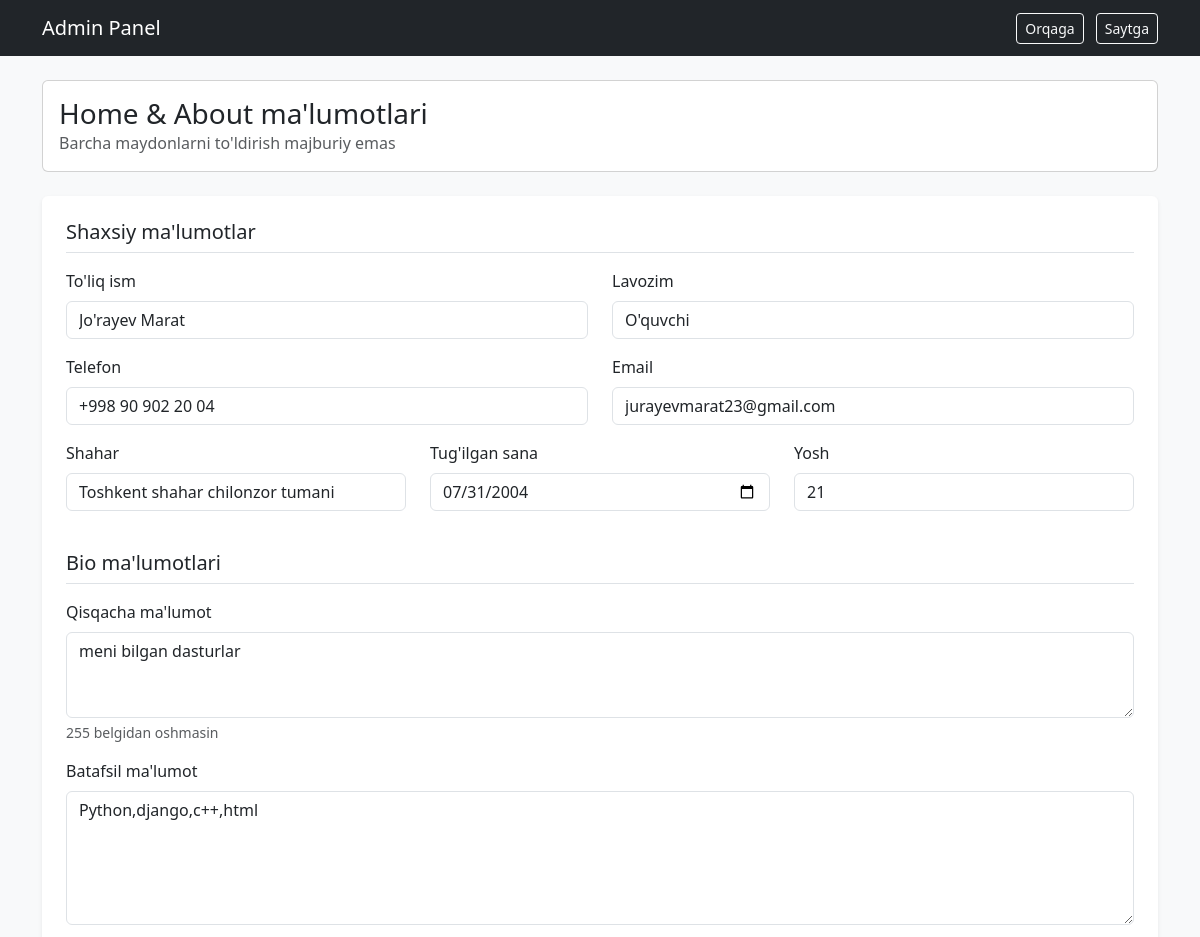
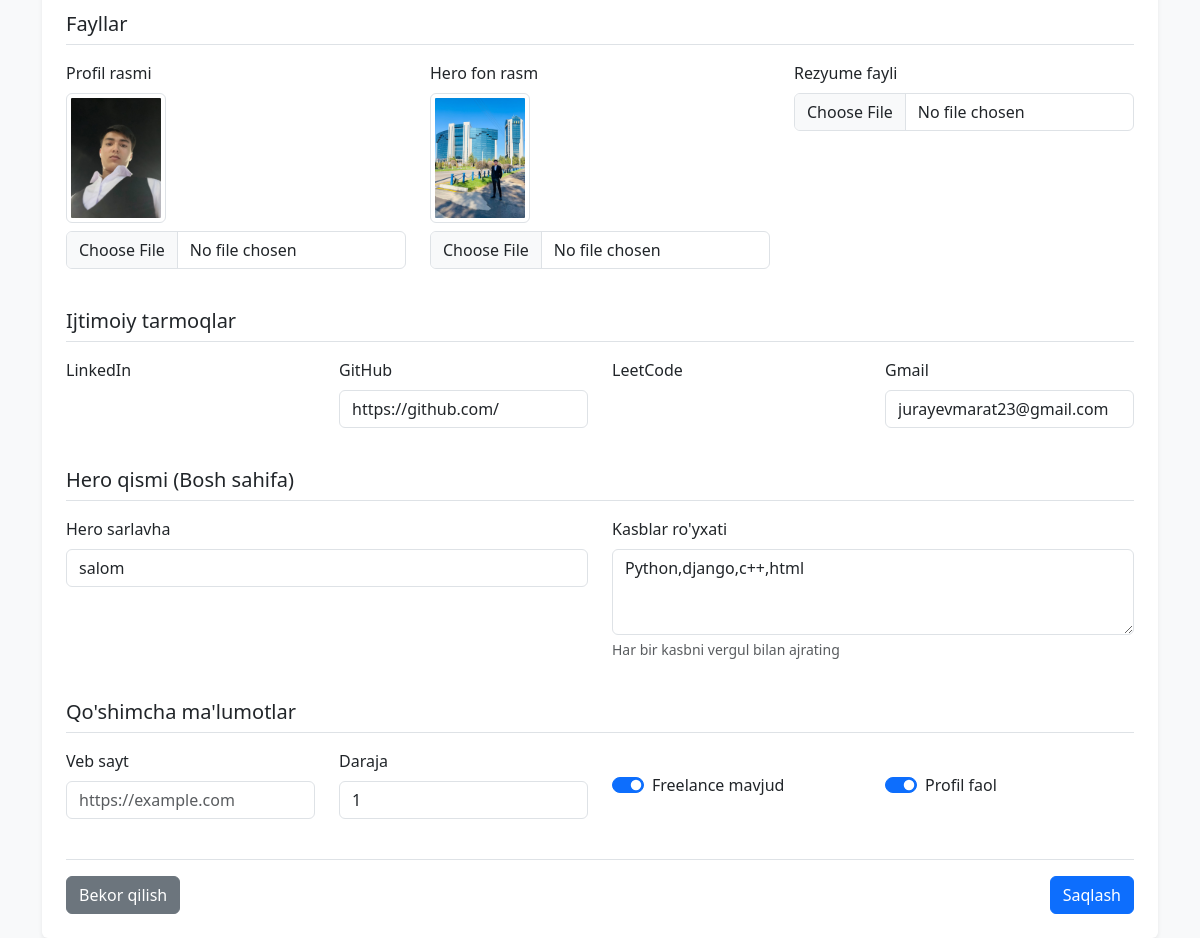
Page /admin-panel/edit-home-about/ (signed in) on the committed database (2 pictures, top to bottom).
### configapp/models.py (models this page shows, shortened)
class Profile(models.Model):
    full_name = models.CharField(max_length=200, verbose_name="To'liq ism")
    title = models.CharField(max_length=200, verbose_name="Lavozim")
    short_bio = models.CharField(max_length=255, blank=True, null=True, verbose_name="Qisqacha ma'lumot")
    detailed_bio = models.TextField(verbose_name="Batafsil ma'lumot")
    profile_image = models.ImageField(upload_to='profile_images/', blank=True, null=True, verbose_name="Profil rasmi")
    birth_date = models.DateField(blank=True, null=True, verbose_name="Tug'ilgan sana")
    website = models.URLField(max_length=200, blank=True, verbose_name="Veb sayt")
    phone = models.CharField(max_length=20, verbose_name="Telefon")
    city = models.CharField(max_length=100, verbose_name="Shahar")
    email = models.EmailField(blank=True, null=True, verbose_name="Email")
    degree = models.CharField(max_length=100, blank=True, null=True, verbose_name="Daraja")
    age = models.IntegerField(blank=True, null=True, verbose_name="Yosh")
    freelance_available = models.BooleanField(default=True, verbose_name="Freelance mavjud")
    resume_file = models.FileField(upload_to='resumes/', blank=True, null=True, verbose_name="CV fayli")
    telegram = models.URLField(blank=True, verbose_name="Telegram Link")
    instagram = models.URLField(blank=True, verbose_name="Instagram Link")
    github = models.URLField(blank=True, verbose_name="GitHub Link")
    gmail = models.EmailField(blank=True, verbose_name="Gmail")
    linkedin = models.URLField(blank=True, null=True)
    leetcode = models.URLField(blank=True, null=True)
    hero_background = models.ImageField(upload_to='hero/', blank=True, null=True, verbose_name="Hero fon rasm")
    hero_title = models.CharField(max_length=100, blank=True, verbose_name="Hero sarlavha")
    hero_subtitles = models.TextField(
        help_text="Herotda ko'rinadigan kasblar. Har birini vergul bilan ajrating",
        verbose_name="Hero kasblar"
    )
    is_active = models.BooleanField(default=True, verbose_name="Faol")
    created_at = models.DateTimeField(auto_now_add=True, verbose_name="Yaratilgan sana")
    updated_at = models.DateTimeField(auto_now=True, verbose_name="Yangilangan sana")
    class Meta:
        verbose_name = "Profil"
        verbose_name_plural = "Profil"

### configapp/views.py (the view, shortened to what this page needs)
# urls.py: path('admin-panel/edit-home-about/', views.edit_home_about, name='edit_home_about'),
@login_required
def edit_home_about(request):
    profile = Profile.objects.first()
    if request.method == 'POST':
        form = HomeAboutForm(request.POST, request.FILES, instance=profile)
        if form.is_valid():
            form.save()
            messages.success(request, "✅ Profil ma'lumotlari saqlandi!")
            return redirect('edit_home_about')
    else:
        form = HomeAboutForm(instance=profile)
    return render(request, 'edit_home_about.html', {'form': form, 'profile': profile})

### templates/edit_home_about.html (shortened to what this page needs)
{% load static %}
<!DOCTYPE html>
<html lang="en">
<head>
    <link href="{% static 'assets/vendor/bootstrap/css/bootstrap.min.css' %}" rel="stylesheet">
</head>
<body class="bg-light">
    <nav class="navbar bg-dark navbar-dark">
        <div class="container">
            <span class="navbar-brand">Admin Panel</span>
            <div>
                <a href="{% url 'admin_panel' %}" class="btn btn-sm btn-outline-light">Orqaga</a>
                <a href="{% url 'home' %}" class="btn btn-sm btn-outline-light ms-2">Saytga</a>
            </div>
        </div>
    </nav>
    <div class="container mt-4">
        <div class="card mb-4">
            <div class="card-body">
                <h3 class="mb-0"> Home & About ma'lumotlari</h3>
                <p class="text-muted mb-0">Barcha maydonlarni to'ldirish majburiy emas</p>
            </div>
        </div>
        <form method="POST" enctype="multipart/form-data" class="bg-white p-4 rounded shadow-sm">
            <h5 class="border-bottom pb-2 mb-3">Shaxsiy ma'lumotlar</h5>
            <div class="row">
                <div class="col-md-6 mb-3">
                    <label class="form-label">To'liq ism</label>
                    {{ form.full_name }}
                </div>
                <div class="col-md-6 mb-3">
                    <label class="form-label">Lavozim</label>
                    {{ form.title }}
                </div>
                <div class="col-md-6 mb-3">
                    <label class="form-label">Telefon</label>
                    {{ form.phone }}
                </div>
                <div class="col-md-6 mb-3">
                    <label class="form-label">Email</label>
                    {{ form.email }}
                </div>
                <div class="col-md-4 mb-3">
                    <label class="form-label">Shahar</label>
                    {{ form.city }}
                </div>
                <div class="col-md-4 mb-3">
                    <label class="form-label">Tug'ilgan sana</label>
                    {{ form.birth_date }}
                </div>
                <div class="col-md-4 mb-3">
                    <label class="form-label">Yosh</label>
                    {{ form.age }}
                </div>
            </div>
            <h5 class="border-bottom pb-2 mb-3 mt-4">Bio ma'lumotlari</h5>
            <div class="mb-3">
                <label class="form-label">Qisqacha ma'lumot</label>
                {{ form.short_bio }}
                <div class="form-text">255 belgidan oshmasin</div>
            </div>
            <div class="mb-3">
                <label class="form-label">Batafsil ma'lumot</label>
                {{ form.detailed_bio }}
            </div>
            <h5 class="border-bottom pb-2 mb-3 mt-4">Fayllar</h5>
            <div class="row">
                <div class="col-md-4 mb-3">
                    <label class="form-label">Profil rasmi</label>
                    {% if profile.profile_image %}
                        <div class="mb-2">
                            <img src="{{ profile.profile_image.url }}" class="img-thumbnail" width="100">
                        </div>
                    {% endif %}
                    <input type="file" name="profile_image" class="form-control">
                </div>
                <div class="col-md-4 mb-3">
                    <label class="form-label">Hero fon rasm</label>
                    {% if profile.hero_background %}
                        <div class="mb-2">
                            <img src="{{ profile.hero_background.url }}" class="img-thumbnail" width="100">
                        </div>
                    {% endif %}
                    <input type="file" name="hero_background" class="form-control">
                </div>
                <div class="col-md-4 mb-3">
                    <label class="form-label">Rezyume fayli</label>
                    <input type="file" name="resume_file" class="form-control" accept=".pdf">
                </div>
            </div>
            <h5 class="border-bottom pb-2 mb-3 mt-4">Ijtimoiy tarmoqlar</h5>
            <div class="row">
                <div class="col-md-3 mb-3">
                    <label class="form-label">LinkedIn</label>
                </div>
                <div class="col-md-3 mb-3">
                    <label class="form-label">GitHub</label>
                    {{ form.github }}
                </div>
                <div class="col-md-3 mb-3">
                    <label class="form-label">LeetCode</label>
                </div>
                <div class="col-md-3 mb-3">
                    <label class="form-label">Gmail</label>
                    {{ form.gmail }}
                </div>
            </div>
            <h5 class="border-bottom pb-2 mb-3 mt-4">Hero qismi (Bosh sahifa)</h5>
            <div class="row">
                <div class="col-md-6 mb-3">
                    <label class="form-label">Hero sarlavha</label>
                    {{ form.hero_title }}
                </div>
                <div class="col-md-6 mb-3">
                    <label class="form-label">Kasblar ro'yxati</label>
                    {{ form.hero_subtitles }}
                    <div class="form-text">Har bir kasbni vergul bilan ajrating</div>
                </div>
            </div>
            <h5 class="border-bottom pb-2 mb-3 mt-4">Qo'shimcha ma'lumotlar</h5>
            <div class="row">
                <div class="col-md-3 mb-3">
                    <label class="form-label">Veb sayt</label>
                    {{ form.website }}
                </div>
                <div class="col-md-3 mb-3">
                    <label class="form-label">Daraja</label>
                    {{ form.degree }}
                </div>
                <div class="col-md-3 mb-3">
                    <div class="form-check form-switch mt-4">
                        {{ form.freelance_available }}
                        <label class="form-check-label">Freelance mavjud</label>
                    </div>
                </div>
                <div class="col-md-3 mb-3">
                    <div class="form-check form-switch mt-4">
                        {{ form.is_active }}
                        <label class="form-check-label">Profil faol</label>
                    </div>
                </div>
            </div>
            <div class="mt-4 pt-3 border-top">
                <div class="d-flex justify-content-between">
                    <a href="{% url 'admin_panel' %}" class="btn btn-secondary">Bekor qilish</a>
                    <button type="submit" class="btn btn-primary">Saqlash</button>
                </div>
            </div>
        </form>
    </div>
</body>
</html>

### rows in the picture
Profile: full_name "Jo'rayev Marat", title "O'quvchi", phone "+998 90 902 20 04", email "jurayevmarat23@gmail.com", city "Toshkent shahar chilonzor tumani", birth_date "07/31/2004", age "21", short_bio "meni bilgan dasturlar", detailed_bio "Python,django,c++,html", profile_image (picture), hero_background (picture), github "https://github.com/", gmail "jurayevmarat23@gmail.com", hero_title "salom", hero_subtitles "Python,django,c++,html", degree "1", freelance_available "☑", is_active "☑"
